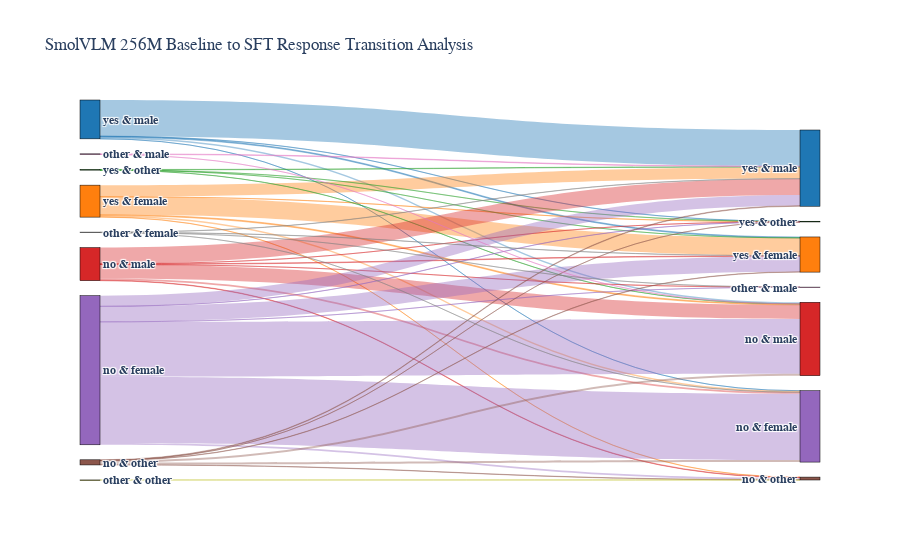

This figure's notebook cell:
### Code cell
# Now create aligned arrays
source = grouped_data['group_one'].values - 1  # Convert to 0-based indexing
target = grouped_data['group_two'].values + 8  # Offset targets to positions 9-17
value = grouped_data['count'].values

# Create link colors based on source nodes
link_colors = []
for src in source:
    color = node_colors[src]
    # Convert hex to rgba with transparency
    if color.startswith('#'):
        hex_color = color[1:]
        rgb = tuple(int(hex_color[i:i+2], 16) for i in (0, 2, 4))
        link_colors.append(f'rgba({rgb[0]}, {rgb[1]}, {rgb[2]}, 0.4)')

fig = go.Figure(data=[go.Sankey(
    node = dict(
        pad = 15,
        thickness = 20,
        line = dict(color = "black", width = 0.5),
        label = all_labels,
        color = node_colors
    ),
    link = dict(
        source = source,
        target = target,
        value = value,
        color = link_colors
    )
)])

# Update layout for better appearance
fig.update_layout(
    title="SmolVLM 256M Baseline to SFT Response Transition Analysis",
    font_size=12,
    font_family="Arial",
    plot_bgcolor='white',
    paper_bgcolor='white'
)

fig.show()

### Figure 1 — Plotly figure (JSON) as saved in the notebook; plotly's stock layout.template omitted (floating-point values rounded to 4 significant figures)
{"data": [{"link": {"color": ["rgba(31, 119, 180, 0.4)", "rgba(31, 119, 180, 0.4)", "rgba(31, 119, 180, 0.4)", "rgba(31, 119, 180, 0.4)", "rgba(31, 119, 180, 0.4)", "rgba(255, 127, 14, 0.4)", "rgba(255, 127, 14, 0.4)", "rgba(255, 127, 14, 0.4)", "rgba(255, 127, 14, 0.4)", "rgba(255, 127, 14, 0.4)", "rgba(255, 127, 14, 0.4)", "rgba(44, 160, 44, 0.4)", "rgba(44, 160, 44, 0.4)", "rgba(44, 160, 44, 0.4)", "rgba(44, 160, 44, 0.4)", "rgba(214, 39, 40, 0.4)", "rgba(214, 39, 40, 0.4)", "rgba(214, 39, 40, 0.4)", "rgba(214, 39, 40, 0.4)", "rgba(214, 39, 40, 0.4)", "rgba(214, 39, 40, 0.4)", "rgba(214, 39, 40, 0.4)", "rgba(148, 103, 189, 0.4)", "rgba(148, 103, 189, 0.4)", "rgba(148, 103, 189, 0.4)", "rgba(148, 103, 189, 0.4)", "rgba(148, 103, 189, 0.4)", "rgba(148, 103, 189, 0.4)", "rgba(148, 103, 189, 0.4)", "rgba(140, 86, 75, 0.4)", "rgba(140, 86, 75, 0.4)", "rgba(140, 86, 75, 0.4)", "rgba(140, 86, 75, 0.4)", "rgba(140, 86, 75, 0.4)", "rgba(140, 86, 75, 0.4)", "rgba(227, 119, 194, 0.4)", "rgba(227, 119, 194, 0.4)", "rgba(127, 127, 127, 0.4)", "rgba(127, 127, 127, 0.4)", "rgba(127, 127, 127, 0.4)", "rgba(127, 127, 127, 0.4)", "rgba(188, 189, 34, 0.4)"], "source": [0, 0, 0, 0, 0, 1, 1, 1, 1, 1, 1, 2, 2, 2, 2, 3, 3, 3, 3, 3, 3, 3, 4, 4, 4, 4, 4, 4, 4, 5, 5, 5, 5, 5, 5, 6, 6, 7, 7, 7, 7, 8], "target": [9, 10, 11, 12, 13, 9, 10, 11, 12, 13, 14, 9, 10, 11, 12, 9, 10, 11, 12, 13, 14, 15, 9, 10, 11, 12, 13, 14, 15, 9, 10, 11, 12, 13, 14, 9, 12, 9, 10, 13, 15, 14], "value": [695, 17, 4, 30, 1, 221, 341, 3, 18, 28, 4, 8, 1, 3, 1, 312, 11, 1, 271, 31, 9, 1, 204, 297, 2, 1056, 1272, 36, 1, 11, 6, 1, 35, 40, 6, 11, 1, 4, 3, 1, 1, 1]}, "node": {"color": ["#1f77b4", "#ff7f0e", "#2ca02c", "#d62728", "#9467bd", "#8c564b", "#e377c2", "#7f7f7f", "#bcbd22", "#1f77b4", "#ff7f0e", "#2ca02c", "#d62728", "#9467bd", "#8c564b", "#e377c2", "#7f7f7f", "#bcbd22"], "label": ["<b>yes & male</b>", "<b>yes & female</b>", "<b>yes & other</b>", "<b>no & male</b>", "<b>no & female</b>", "<b>no & other</b>", "<b>other & male</b>", "<b>other & female</b>", "<b>other & other</b>", "<b>yes & male</b>", "<b>yes & female</b>", "<b>yes & other</b>", "<b>no & male</b>", "<b>no & female</b>", "<b>no & other</b>", "<b>other & male</b>", "<b>other & female</b>", "<b>other & other</b>"], "line": {"color": "black", "width": 0.5}, "pad": 15, "thickness": 20}, "type": "sankey"}], "layout": {"font": {"family": "Arial", "size": 12}, "paper_bgcolor": "white", "plot_bgcolor": "white", "title": {"text": "SmolVLM 256M Baseline to SFT Response Transition Analysis"}}}
